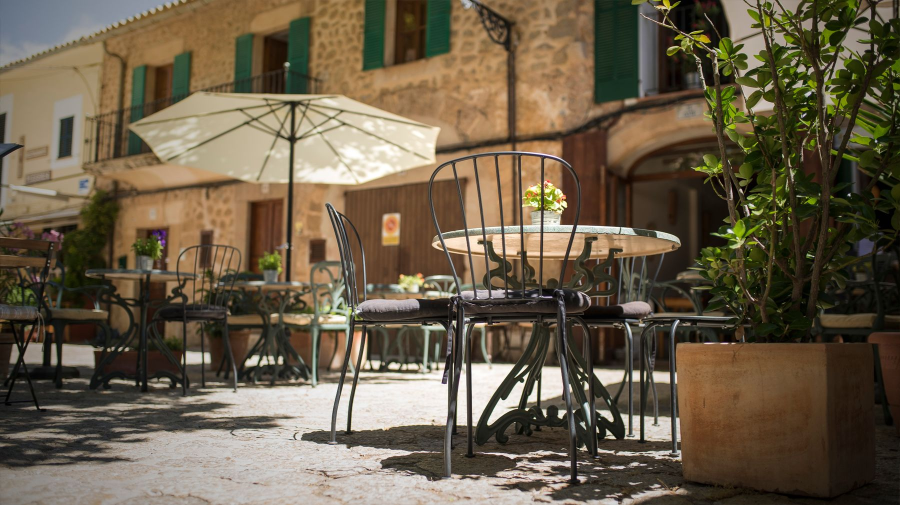
#> input picture scripts/fuentes/pexels-1731826-original.jpg, 1800 x 1010 px (shown at 1/2 size)
$ python gradar.py
#> lines starting #> are read from the running program, lines starting #| are printed output that depends on the picture
"""Gradación común de las fotos de la web.

Toda foto pasa por la misma receta para que parezcan de la misma casa aunque
vengan de sitios distintos: sombras hacia el marrón del toldo, luces hacia la
cal de la fachada y un poco menos de saturación. Si el bar pasa fotos propias,
se meten en FOTOS y salen con la misma luz.

    python scripts/gradar.py
"""
from pathlib import Path
from PIL import Image, ImageEnhance

RAIZ = Path(__file__).resolve().parent.parent
TOLDO = (0x3A, 0x2E, 0x25)
CAL = (0xEE, 0xE9, 0xE0)

# (origen, destino sin extensión, recorte relativo x0,y0,x1,y1)
FOTOS = [
    ('scripts/fuentes/pexels-1731826-original.jpg', 'assets/img/terraza', (0.10, 0.0, 0.88, 1.0)),
]
ANCHOS = (1600, 900)


def gradar(im):
    im = im.convert('RGB')
    im = ImageEnhance.Color(im).enhance(0.82)
    im = ImageEnhance.Contrast(im).enhance(1.06)
    gris = im.convert('L')
    # duotono toldo → cal, mezclado al 34 % sobre la foto
    lut = [[int(TOLDO[c] + (CAL[c] - TOLDO[c]) * (v / 255)) for v in range(256)] for c in range(3)]
    duo = Image.merge('RGB', [gris.point(lut[c]) for c in range(3)])
    return Image.blend(im, duo, 0.34)


for origen, destino, caja in FOTOS:
    im = Image.open(RAIZ / origen)
#> im is the input picture: PIL image 1800x1010 RGB; mean R, G, B 106.2, 93.5, 72.8
    w, h = im.size
#> w = 1800; h = 1010
    im = im.crop((int(caja[0] * w), int(caja[1] * h), int(caja[2] * w), int(caja[3] * h)))
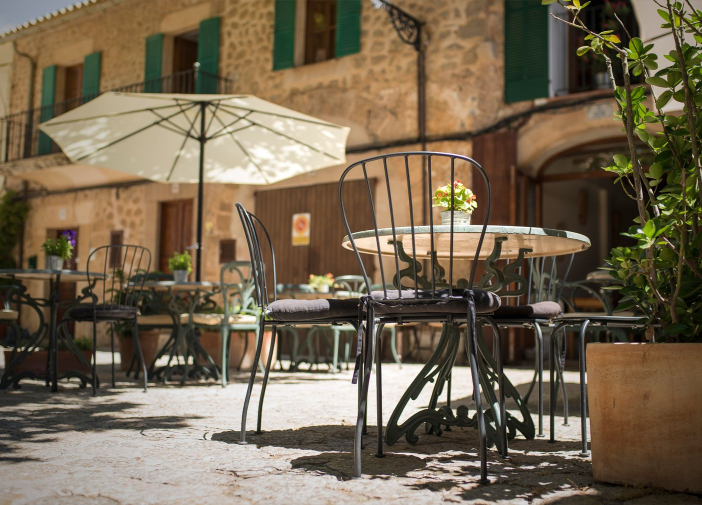
#> im: PIL image 1404x1010 RGB (shown at 1/2 size); mean R, G, B 116.3, 101.7, 79.8
    im = gradar(im)
#> in gradar, `gris = im.convert('L')`:
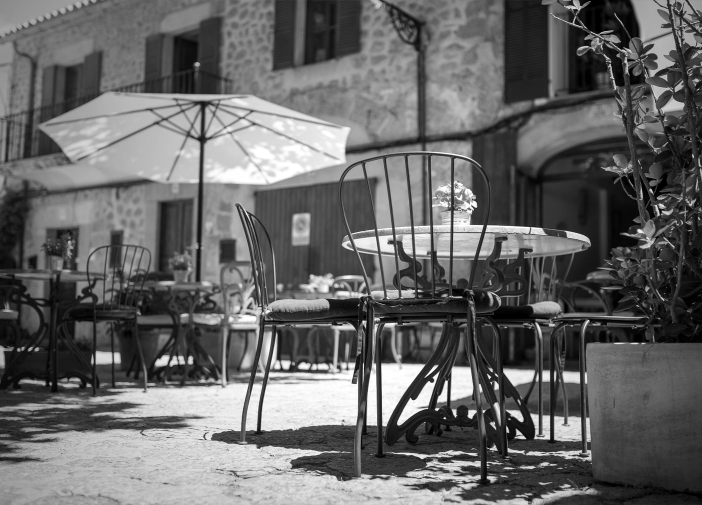
#> gris: PIL image 1404x1010 L (shown at 1/2 size); min 0, max 255, mean 102.7
#> in gradar, `duo = Image.merge('RGB', [gris.point(lut[c]) for c in range(3)])`:
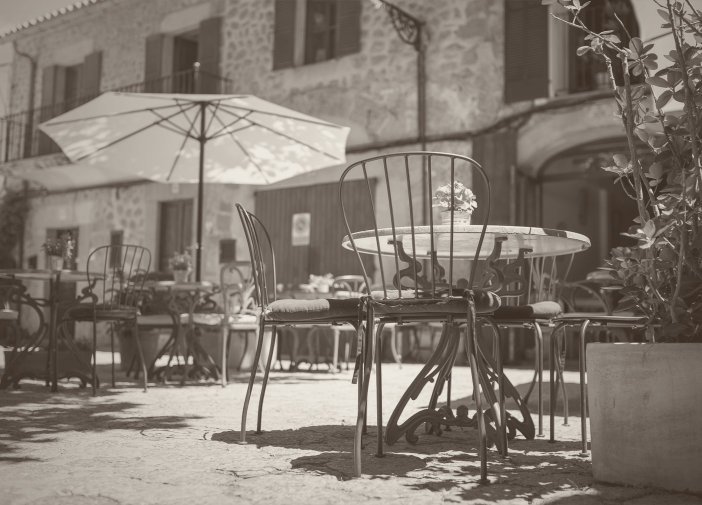
#> duo: PIL image 1404x1010 RGB (shown at 1/2 size); mean R, G, B 130, 120.8, 111.8
#> in gradar, `return Image.blend(im, duo, 0.34)`:
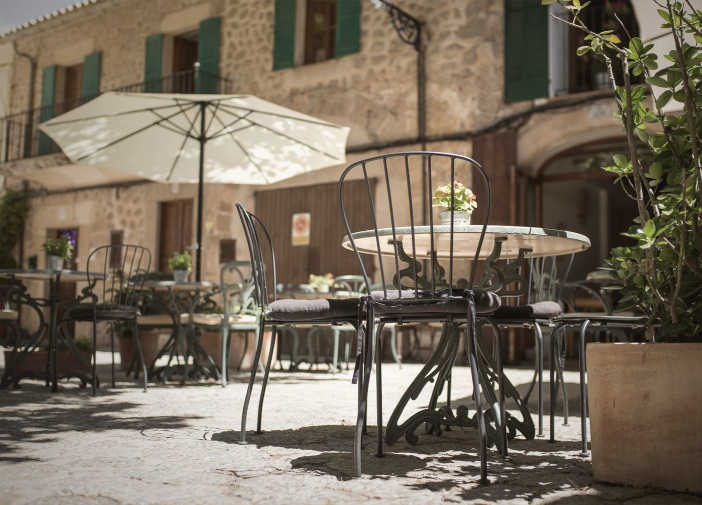
#> returned value: PIL image 1404x1010 RGB (shown at 1/2 size); mean R, G, B 118.7, 107.3, 91.6
    for ancho in ANCHOS:
        alto = round(im.height * ancho / im.width)
        salida = RAIZ / f'{destino}-{ancho}.jpg'
        im.resize((ancho, alto), Image.LANCZOS).save(salida, quality=80, optimize=True, progressive=True)
        print(salida.relative_to(RAIZ), ancho, 'x', alto)
#> this loop made 2 passes
#> pass 1, `im.resize((ancho, alto), Image.LANCZOS).save(salida, quality=80, optim..`:
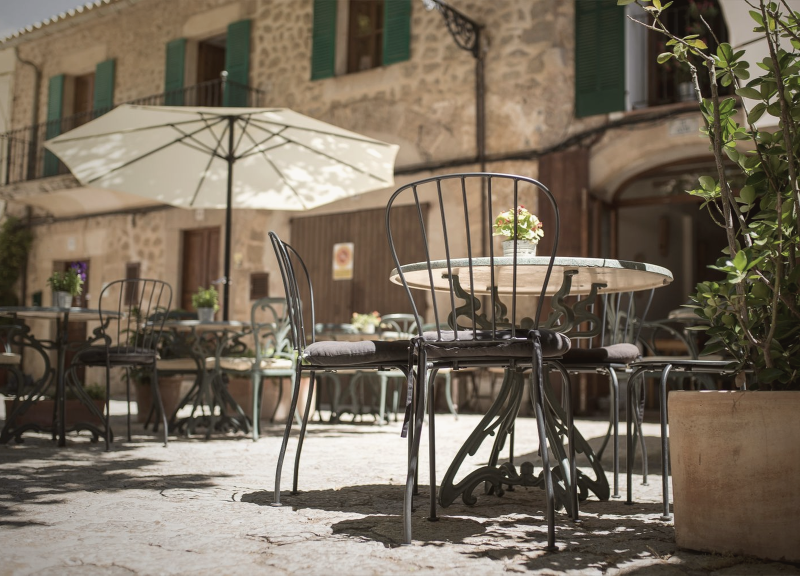
#> saved as terraza-1600.jpg: PIL image 1600x1151 RGB (shown at 1/2 size); mean R, G, B 118.7, 107.3, 91.6
#> pass 2, `im.resize((ancho, alto), Image.LANCZOS).save(salida, quality=80, optim..`:
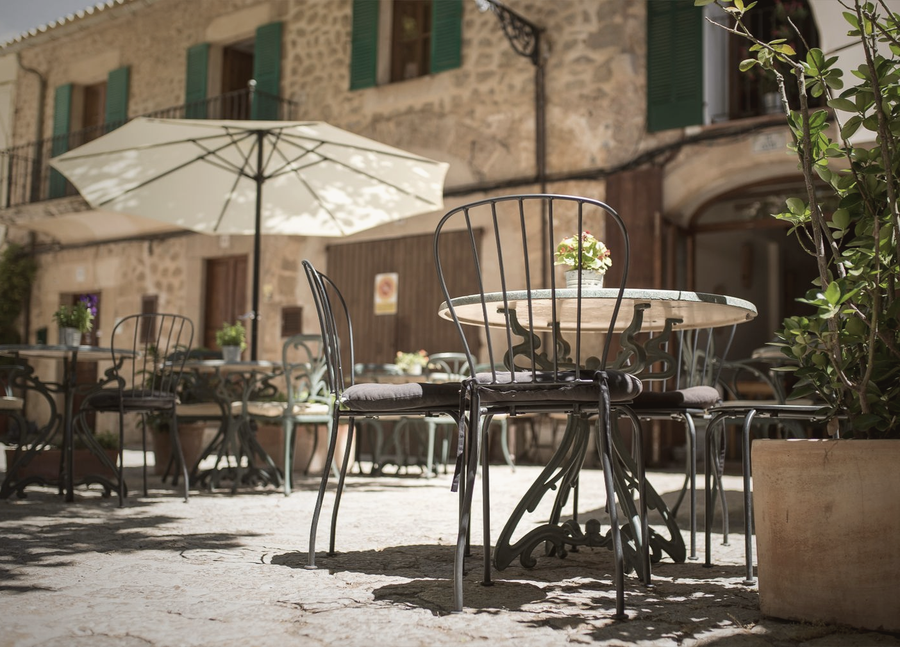
#> saved as terraza-900.jpg: PIL image 900x647 RGB; mean R, G, B 118.7, 107.3, 91.6
